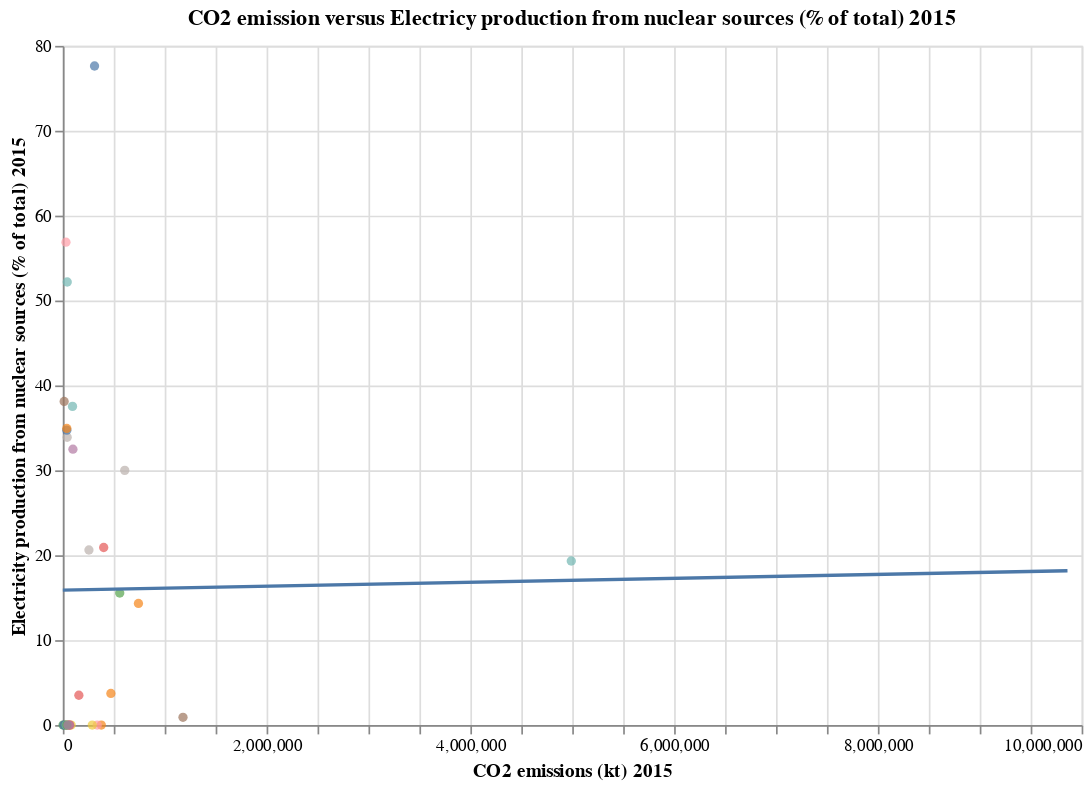

The code cell stored with this chart in its notebook:
### Markdown cell above
I added a regression line fit using the ordinary least squares method. This method produces a function that minimizes the sum of the squares of the differences between the observed variable in the data and the output of the linear function.

### Code cell
# lets look at a very weak positive correlation
indi_list = ['CO2 emissions (kt)', 'CO2 emissions (metric tons per capita)','GDP (current US$)','Electricity production from nuclear sources (% of total)']
new_ind_df= get_ind_df(wdi_df, indi_list, '2015') 
#print(new_ind_df)

chart= alt.Chart(new_ind_df).mark_circle().encode(
    x = alt.X('CO2 emissions (kt) 2015'),
    y = alt.Y('Electricity production from nuclear sources (% of total) 2015'),
    color = alt.Color('Country Name:N', legend=None),
    tooltip ='Country Name'
).properties(width=600, height=400, title='CO2 emission versus Electricy production from nuclear sources (% of total) 2015' )

#Here is a linear regression fit using ordinary least squares which minimizes distance between data points and the line
chart + chart.transform_regression('CO2 emissions (kt) 2015', 'Electricity production from nuclear sources (% of total) 2015').mark_line()

### Figure 1 — Vega-Lite specification as saved in the notebook (floating-point values rounded to 4 significant figures; data arrays with more than 128 entries replaced by an {"elided": "..."} marker saying what was removed)
{"$schema": "https://vega.github.io/schema/vega-lite/v4.17.0.json", "config": {"view": {"continuousHeight": 300, "continuousWidth": 400}}, "data": {"name": "data-cdc458ed22c0b9c5d78abd5ed656031a"}, "datasets": {"data-cdc458ed22c0b9c5d78abd5ed656031a": {"elided": "213 records"}}, "layer": [{"encoding": {"color": {"field": "Country Name", "legend": null, "type": "nominal"}, "tooltip": {"field": "Country Name", "type": "nominal"}, "x": {"field": "CO2 emissions (kt) 2015", "type": "quantitative"}, "y": {"field": "Electricity production from nuclear sources (% of total) 2015", "type": "quantitative"}}, "height": 400, "mark": "circle", "title": "CO2 emission versus Electricy production from nuclear sources (% of total) 2015", "width": 600}, {"encoding": {"color": {"field": "Country Name", "legend": null, "type": "nominal"}, "tooltip": {"field": "Country Name", "type": "nominal"}, "x": {"field": "CO2 emissions (kt) 2015", "type": "quantitative"}, "y": {"field": "Electricity production from nuclear sources (% of total) 2015", "type": "quantitative"}}, "height": 400, "mark": "line", "title": "CO2 emission versus Electricy production from nuclear sources (% of total) 2015", "transform": [{"on": "CO2 emissions (kt) 2015", "regression": "Electricity production from nuclear sources (% of total) 2015"}], "width": 600}]}
